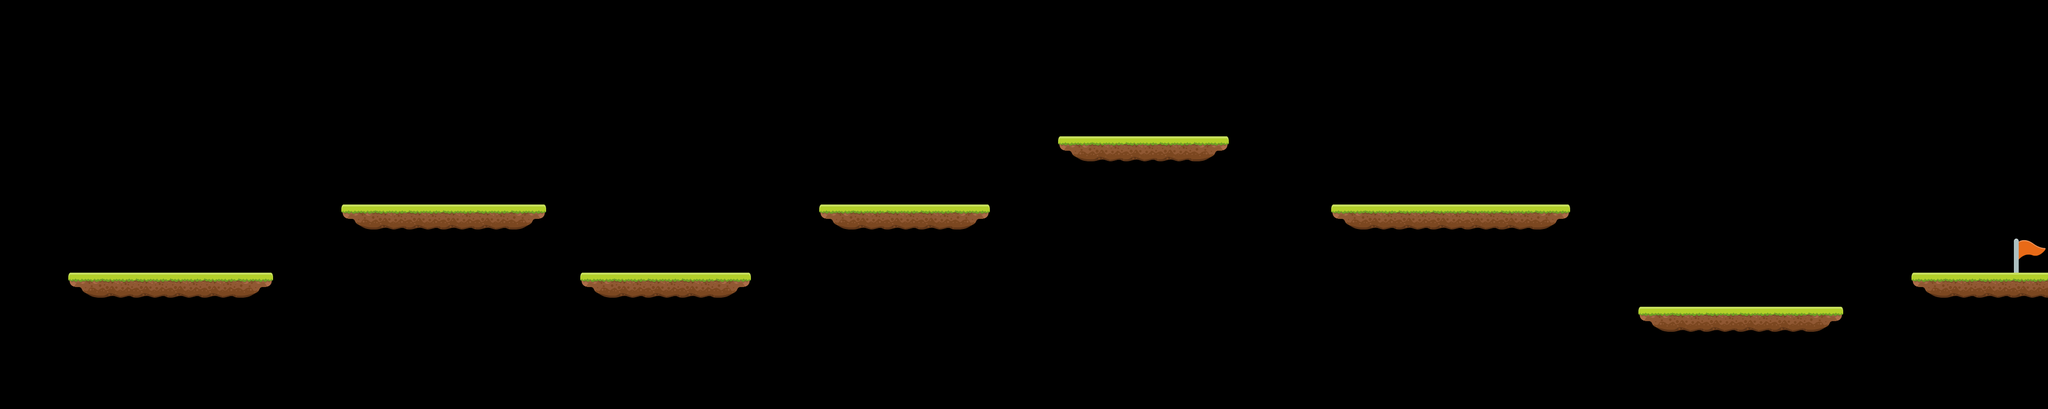

The image is a tile-based game level rendered from a .tmx file. Its description and complete source (layers, tilesets, objects, tile grids) follow:
An orthogonal 60x12 tile map with 64x64 px tiles, 1 tile layer (Tile Layer 1), 2 tilesets and 14 objects.

<map version="1.9" tiledversion="1.9.1" orientation="orthogonal" renderorder="right-down" width="60" height="12" tilewidth="64" tileheight="64" infinite="0" nextlayerid="10" nextobjectid="45">
 <editorsettings>
  <export target="level2.lua" format="lua" />
 </editorsettings>
 <tileset firstgid="1" name="platformer" tilewidth="64" tileheight="64" tilecount="9" columns="3">
  <image source="tileset.png" width="192" height="192" />
 </tileset>
 <tileset firstgid="10" name="flag" tilewidth="64" tileheight="64" tilecount="1" columns="1">
  <image source="flag.png" width="64" height="64" />
 </tileset>
 <layer id="1" name="Tile Layer 1" width="60" height="12">
  <data encoding="csv">
0,0,0,0,0,0,0,0,0,0,0,0,0,0,0,0,0,0,0,0,0,0,0,0,0,0,0,0,0,0,0,0,0,0,0,0,0,0,0,0,0,0,0,0,0,0,0,0,0,0,0,0,0,0,0,0,0,0,0,0,
0,0,0,0,0,0,0,0,0,0,0,0,0,0,0,0,0,0,0,0,0,0,0,0,0,0,0,0,0,0,0,0,0,0,0,0,0,0,0,0,0,0,0,0,0,0,0,0,0,0,0,0,0,0,0,0,0,0,0,0,
0,0,0,0,0,0,0,0,0,0,0,0,0,0,0,0,0,0,0,0,0,0,0,0,0,0,0,0,0,0,0,0,0,0,0,0,0,0,0,0,0,0,0,0,0,0,0,0,0,0,0,0,0,0,0,0,0,0,0,0,
0,0,0,0,0,0,0,0,0,0,0,0,0,0,0,0,0,0,0,0,0,0,0,0,0,0,0,0,0,0,0,0,0,0,0,0,0,0,0,0,0,0,0,0,0,0,0,0,0,0,0,0,0,0,0,0,0,0,0,0,
0,0,0,0,0,0,0,0,0,0,0,0,0,0,0,0,0,0,0,0,0,0,0,0,0,0,0,0,0,0,0,7,8,8,8,9,0,0,0,0,0,0,0,0,0,0,0,0,0,0,0,0,0,0,0,0,0,0,0,0,
0,0,0,0,0,0,0,0,0,0,0,0,0,0,0,0,0,0,0,0,0,0,0,0,0,0,0,0,0,0,0,0,0,0,0,0,0,0,0,0,0,0,0,0,0,0,0,0,0,0,0,0,0,0,0,0,0,0,0,0,
0,0,0,0,0,0,0,0,0,0,7,8,8,8,8,9,0,0,0,0,0,0,0,0,7,8,8,8,9,0,0,0,0,0,0,0,0,0,0,7,8,8,8,8,8,9,0,0,0,0,0,0,0,0,0,0,0,0,0,0,
0,0,0,0,0,0,0,0,0,0,0,0,0,0,0,0,0,0,0,0,0,0,0,0,0,0,0,0,0,0,0,0,0,0,0,0,0,0,0,0,0,0,0,0,0,0,0,0,0,0,0,0,0,0,0,0,0,0,0,10,
0,0,7,8,8,8,8,9,0,0,0,0,0,0,0,0,0,7,8,8,8,9,0,0,0,0,0,0,0,0,0,0,0,0,0,0,0,0,0,0,0,0,0,0,0,0,0,0,0,0,0,0,0,0,0,0,7,8,8,8,
0,0,0,0,0,0,0,0,0,0,0,0,0,0,0,0,0,0,0,0,0,0,0,0,0,0,0,0,0,0,0,0,0,0,0,0,0,0,0,0,0,0,0,0,0,0,0,0,7,8,8,8,8,9,0,0,0,0,0,0,
0,0,0,0,0,0,0,0,0,0,0,0,0,0,0,0,0,0,0,0,0,0,0,0,0,0,0,0,0,0,0,0,0,0,0,0,0,0,0,0,0,0,0,0,0,0,0,0,0,0,0,0,0,0,0,0,0,0,0,0,
0,0,0,0,0,0,0,0,0,0,0,0,0,0,0,0,0,0,0,0,0,0,0,0,0,0,0,0,0,0,0,0,0,0,0,0,0,0,0,0,0,0,0,0,0,0,0,0,0,0,0,0,0,0,0,0,0,0,0,0
</data>
 </layer>
 <objectgroup id="4" name="Flag">
  <object id="44" x="3776" y="448" width="64" height="64" />
 </objectgroup>
 <objectgroup id="5" name="Start">
  <object id="42" x="192" y="384" width="64" height="64" />
 </objectgroup>
 <objectgroup id="2" name="Platforms">
  <object id="21" x="128" y="512" width="384" height="64" />
  <object id="22" x="640" y="384" width="384" height="64" />
  <object id="23" x="1088" y="512" width="320" height="64" />
  <object id="24" x="1536" y="384" width="320" height="64" />
  <object id="25" x="1984" y="256" width="320" height="64" />
  <object id="26" x="2496" y="384" width="448" height="64" />
  <object id="27" x="3072" y="576" width="384" height="64" />
  <object id="28" x="3584" y="512" width="256" height="64" />
 </objectgroup>
 <objectgroup id="3" name="Enemies">
  <object id="32" x="2688" y="320" width="64" height="64" />
  <object id="34" x="832" y="320" width="64" height="64" />
  <object id="35" x="1664" y="320" width="64" height="64" />
  <object id="38" x="3264" y="512" width="64" height="64" />
 </objectgroup>
</map>
